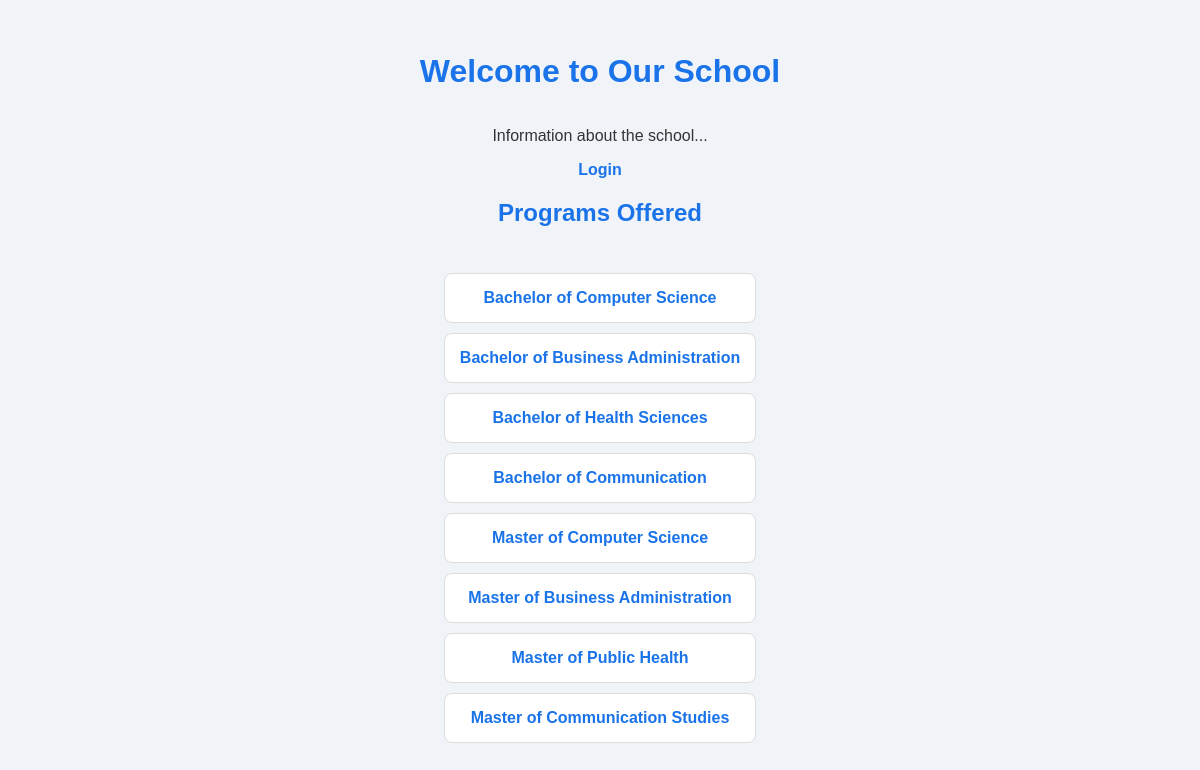
The page / on the database its author committed.
### models.py (models this page shows)
class Program(db.Model):
    __tablename__ = 'program'
    id = db.Column(db.Integer, primary_key=True)
    name = db.Column(db.String(50), nullable=False)
    department = db.Column(db.String(50), nullable=False)
    tuition = db.Column(db.Float, nullable=False)
    description = db.Column(db.Text, nullable=False)
    registrations = db.relationship('Registration', backref='program', lazy=True)
    program_courses = db.relationship('ProgramCourse', backref='program', lazy=True)
    created_at = db.Column(db.DateTime, default=datetime.now())
    updated_at = db.Column(db.DateTime, default=datetime.now(), onupdate=datetime.now())

### blueprints/main.py (the view)
@bp.route('/')
def home():
    programs = Program.query.all()
    return render_template("index.html", programs=programs)

### templates/index.html (shortened to what this page needs)
<!DOCTYPE html>
<html lang="en">
<head>
    <link rel="stylesheet" type="text/css" href="{{ url_for('static', filename='styles.css') }}">
</head>
<body>
    <h1>Welcome to Our School</h1>
    <p>Information about the school...</p>
    {% if 'user_id' in session %}
        <a href="{{ url_for('main.logout') }}">Logout</a>
    {% else %}
        <a href="{{ url_for('main.login') }}">Login</a>
    {% endif %}
    <h2>Programs Offered</h2>
    <ul>
        {% for program in programs %}
        <li><a href="{{ url_for('main.program_detail', program_id=program.id) }}">{{ program.name }}</a></li>
        {% endfor %}
    </ul>
</body>
</html>

### static/styles.css (style rules this page uses)
body { font-family: Arial, sans-serif; background-color: #f0f4f8; color: #333; margin: 0; padding: 0; display: flex; flex-direction: column; justify-content: center; align-items: center; min-height: 100vh; }
h1, h2 { color: #1a73e8; text-align: center; }
p { text-align: center; }
a { color: #1a73e8; text-decoration: none; font-weight: bold; }
ul { list-style: none; padding: 0; text-align: center; }
ul li { background-color: #ffffff; border: 1px solid #ddd; border-radius: 8px; margin: 10px 0; padding: 15px; }

### rows shown on the page
Program: name "Bachelor of Computer Science"
Program: name "Bachelor of Business Administration"
Program: name "Bachelor of Health Sciences"
Program: name "Bachelor of Communication"
Program: name "Master of Computer Science"
Program: name "Master of Business Administration"
Program: name "Master of Public Health"
Program: name "Master of Communication Studies"
